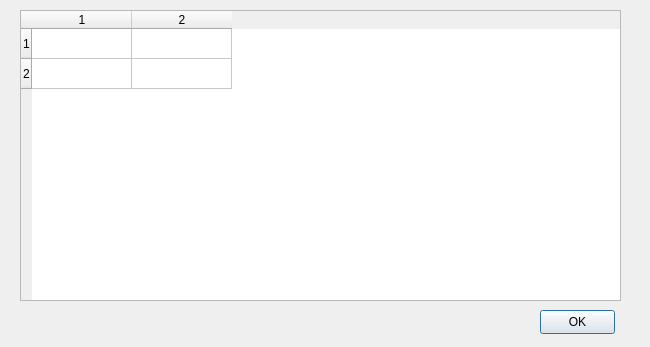
<?xml version="1.0" encoding="UTF-8"?>
<ui version="4.0">
 <class>help</class>
 <widget class="QDialog" name="help">
  <property name="geometry">
   <rect>
    <x>0</x>
    <y>0</y>
    <width>650</width>
    <height>347</height>
   </rect>
  </property>
  <property name="windowTitle">
   <string>Dialog</string>
  </property>
  <widget class="QTableWidget" name="tableHardware">
   <property name="geometry">
    <rect>
     <x>20</x>
     <y>10</y>
     <width>601</width>
     <height>291</height>
    </rect>
   </property>
   <property name="rowCount">
    <number>2</number>
   </property>
   <property name="columnCount">
    <number>2</number>
   </property>
   <row/>
   <row/>
   <column/>
   <column/>
  </widget>
  <widget class="QPushButton" name="pushButtonHelpAbout">
   <property name="geometry">
    <rect>
     <x>540</x>
     <y>310</y>
     <width>75</width>
     <height>24</height>
    </rect>
   </property>
   <property name="text">
    <string>OK</string>
   </property>
  </widget>
 </widget>
 <resources/>
 <connections>
  <connection>
   <sender>pushButtonHelpAbout</sender>
   <signal>clicked()</signal>
   <receiver>help</receiver>
   <slot>hide()</slot>
   <hints>
    <hint type="sourcelabel">
     <x>667</x>
     <y>381</y>
    </hint>
    <hint type="destinationlabel">
     <x>381</x>
     <y>210</y>
    </hint>
   </hints>
  </connection>
 </connections>
</ui>
